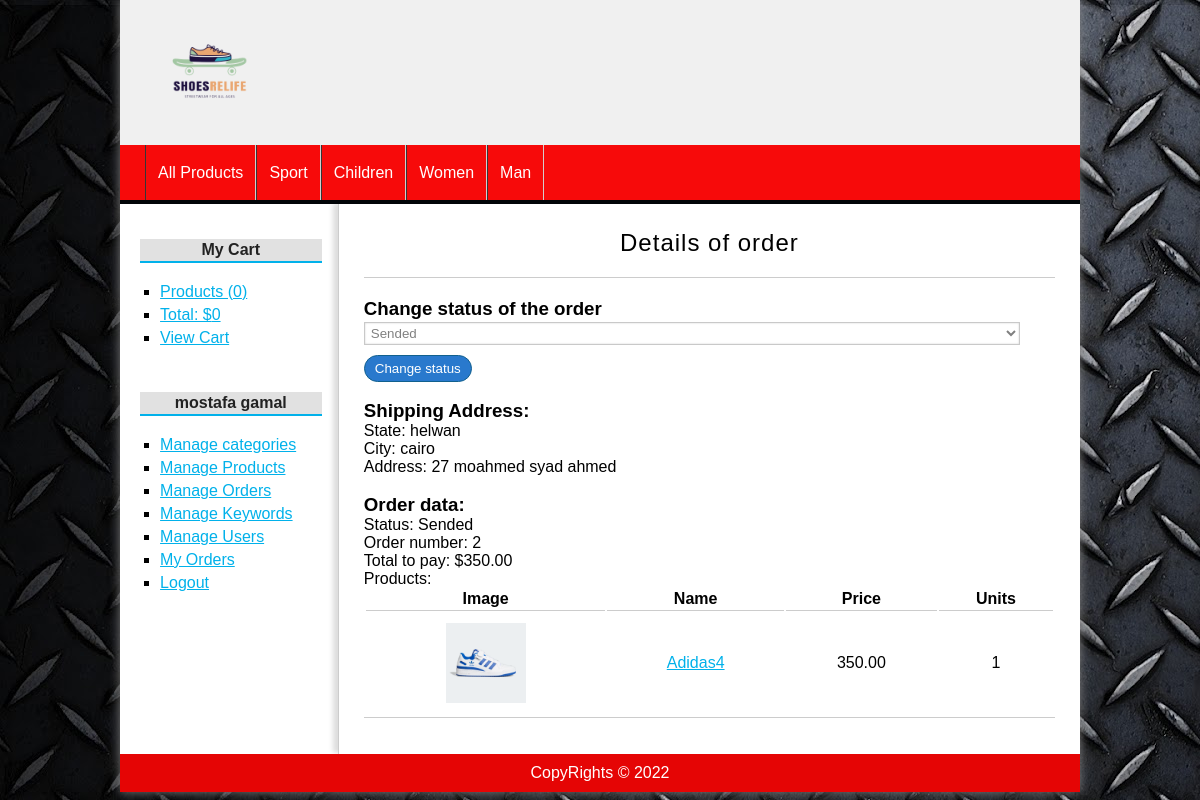
Screenshot of /orders/detail&id=2 (signed in) with the database file from the repository.
### tables this page shows
CREATE TABLE `categories` (
  `id` int(255) NOT NULL,
  `name` varchar(100) NOT NULL
);

CREATE TABLE `orders` (
  `id` int(255) NOT NULL,
  `user_id` int(255) NOT NULL,
  `state` varchar(100) NOT NULL,
  `city` varchar(100) NOT NULL,
  `adress` varchar(255) NOT NULL,
  `cost` float(200,2) NOT NULL,
  `status` varchar(20) NOT NULL,
  `date` date DEFAULT NULL,
  `hour` time DEFAULT NULL
);

CREATE TABLE `lines_orders` (
  `id` int(255) NOT NULL,
  `order_id` int(255) NOT NULL,
  `product_id` int(255) NOT NULL,
  `units_order` int(255) NOT NULL
);

CREATE TABLE `products` (
  `id` int(255) NOT NULL,
  `category_id` int(255) NOT NULL,
  `name` varchar(100) NOT NULL,
  `description` text DEFAULT NULL,
  `price` float(100,2) NOT NULL,
  `stock` int(255) NOT NULL,
  `offer` varchar(2) DEFAULT NULL,
  `date` date NOT NULL,
  `image` varchar(255) DEFAULT NULL
);

### config/database.php (called while the page is built)
<?php
class Database{
    public static function connect(){
        $db = new mysqli('localhost', 'root', '', 'php_mvc');
        $db->query("SET NAMES 'utf8'");
        return $db;
    }
}
?>

### helpers/helpers.php (called while the page is built, shortened)
<?php
class Helpers{
    public static function showCategories(){
        require_once 'models/Category.php';
        $category = new Category();
        $categories = $category->getAll();
        return $categories;
    }
    public static function showStatus($status){
        $value = 'Pendient';
        if($status == 'confirm'){
            $value = 'Pendient';
        }elseif($status == 'preparation'){
            $value = 'Preparation';
        }elseif($status == 'ready'){
            $value = 'Prepare to send';
        }elseif($status == 'sended'){
            $value = 'Sended';
        }
        return $value;
    }
}
?>

### models/Category.php (called while the page is built, shortened)
<?php
class Category{
    private $db;
    public function __construct()
    {
        $this->db = Database::connect();
    }
    Public function getAll(){
        $sql = "SELECT * FROM categories ORDER BY id DESC";
        $categories = $this->db->query($sql);
        return $categories;
    }
}
?>

### models/Order.php (called while the page is built, shortened)
<?php
class Order{
    private $id;
    private $db;
    public function __construct()
    {
        $this->db = Database::connect();
    }
    public function getId(){
        return $this->id;
    }
    public function setId($id){
        $this->id = $id;
    }
    public function getOrder(){
        $order =$this->db->query("SELECT * FROM orders WHERE id = {$this->getId()}");
        return $order->fetch_object();
    }
    public function getProductsByOrder($id){
        $sql = "SELECT p.*, lo.units_order FROM products p
                    INNER JOIN lines_orders lo ON p.id = lo.product_id
                        WHERE lo.order_id = {$id}";
        $products = $this->db->query($sql);
		return $products;
    }
}
?>

### views/orders/detail.php (the view, shortened to what this page needs)
<h1>Details of order</h1>
<?php if (isset($order)) : ?>
    <?php if (isset($_SESSION['admin'])) : ?>
        <h3>Change status of the order</h3>
        <form action="<?= base_url ?>orders/status" method="POST">
            <select name="status" id="">
                <option value="sended" <?=$order->status == "sended" ? 'selected' : '';?>>Sended</option>
            </select>
            <input type="submit" value="Change status">
        </form>
        <br>
    <?php endif; ?>
    <h3>Shipping Address:</h3>
    State: <?= $order->state ?> <br>
    City: <?= $order->city ?> <br>
    Address: <?= $order->adress ?> <br>
    <br>
    <h3>Order data:</h3>
    Status: <?=Helpers::showStatus($order->status)?> <br>
    Order number: <?= $order->id ?> <br>
    Total to pay: $<?= $order->cost ?> <br>
    Products:
    <table>
        <tr>
            <th>Image</th>
            <th>Name</th>
            <th>Price</th>
            <th>Units</th>
        </tr>
        <?php while ($product = $products->fetch_object()) : ?>
            <tr>
                <td>
                    <?php if ($product->image != null) : ?>
                        <img src="<?= base_url ?>uploads/images/<?= $product->image ?>" alt="" class="img_cart">
                    <?php else : ?>
                        <img src="<?= base_url ?>assets/img/camiseta.png" alt="" class="img_cart">
                    <?php endif; ?>
                </td>
                <td>
                    <a href="<?= base_url ?>products/show&id=<?= $product->id ?>">
                        <?= $product->name ?>
                    </a>
                </td>
                <td>
                    <?= $product->price ?>
                </td>
                <td>
                    <?= $product->units_order ?>
                </td>
            </tr>
        <?php endwhile; ?>
    </table>
<?php endif; ?>

### views/partials/header.php (shortened to what this page needs)
<!DOCTYPE html>
<html lang="en">
<head>
    <link rel="stylesheet" href="<?=base_url?>assets/css/styles.css">
</head>
<body>
    <div id="container">
        <header id="header">
            <div id="logo">
                <img src="<?=base_url?>assets/img/brandlogo.png" alt="Logo">
            </div>
        </header>
        <?php $categories = Helpers::showCategories(); ?>
        <nav id="menu">
            <ul>
                <li><a href="<?=base_url?>">All Products</a></li>
                <?php while($category = $categories->fetch_object()): ?>
                <li><a href="<?=base_url?>categories/show&id=<?=$category->id?>"><?= $category->name ?></a></li>
                <?php endwhile; ?>
            </ul>
        </nav>
        <div class="row">
        <div id="content">

### assets/css/styles.css (style rules this page uses)
* { padding: 0px; margin: 0px; font-family: sans-serif, Helvetica, Arial; }
body { background: url(../img/303.jpg); }
a { color: #01B1EA; }
table { text-align: center; width: 100%; border-bottom: 1px solid #ccc; }
td { border-top: 1px solid #ccc; padding: 2px; }
#container { width: 80%; margin: 0px auto; box-shadow: 0px 0px 10px gray; background: white; }
#header { height: 145px; background: #F0F0F0; }
#logo { padding: 20px; margin-left: 20px; float:left; }
#logo img { float:left; height: 100px; }
#menu { clear:both; background: #f70a0a; color: white; height: 55px; border-bottom: 4px solid #010407; }
#menu ul { list-style: none; text-decoration: none; margin: 0px auto; margin-left: 25px; }
#menu ul li { line-height: 55px; float:left; border-right: 1px solid #d5cdcd; }
#menu a { display: block; color: white; text-decoration: none; padding-left: 12px; padding-right: 12px; transition: all 300ms; }
#menu a:first-child { border-left: 1px solid #363636; }
#content { margin: 0px auto; overflow: hidden; background: white; }
label, input[type="text"], input[type="password"], input[type="email"], input[type="number"], select, textarea { display:block; width: 95%; margin-top: 2px; margin-bottom: 2px; }
input[type="text"], input[type="password"], input[type="email"], input[type="number"], select, textarea { border: 1px solid #C9C9C9; box-shadow: 0px 0px 2px #ccc inset; background: white; padding: 2px; color: gray; transition: all 300ms; }
input[type="button"], input[type="submit"], button, .button { display: block; border-radius: 14px; width: auto; padding: 5px; padding-left: 10px; padding-right: 10px; color: white; background: #2979CD; border: 1px solid #11608E; cursor:pointer; }
label, input[type="button"], input[type="submit"], button { display:block; margin-top: 10px; }
#central h1 { font-size: 24px; font-weight: normal; letter-spacing: 1px; text-align: center; border-bottom: 1px solid #ccc; margin-bottom: 20px; padding: 20px; padding-top: 0px; }
.img_cart { height: 80px; display: block; margin:10px auto; }

### rows the page displays
categories: name "Sport"
categories: name "Children"
categories: name "Women"
categories: name "Man"
orders: status "Sended", state "helwan", city "cairo", adress "27 moahmed syad ahmed", id "2", cost "350.00"
lines_orders: product.image (picture), product.name "Adidas4", product.price "350.00", units_order "1"

### other values shown
$stats['count'] "0"
$stats['total'] "0"
$_SESSION['user_identity']->name "mostafa"
$_SESSION['user_identity']->lastname "gamal"
